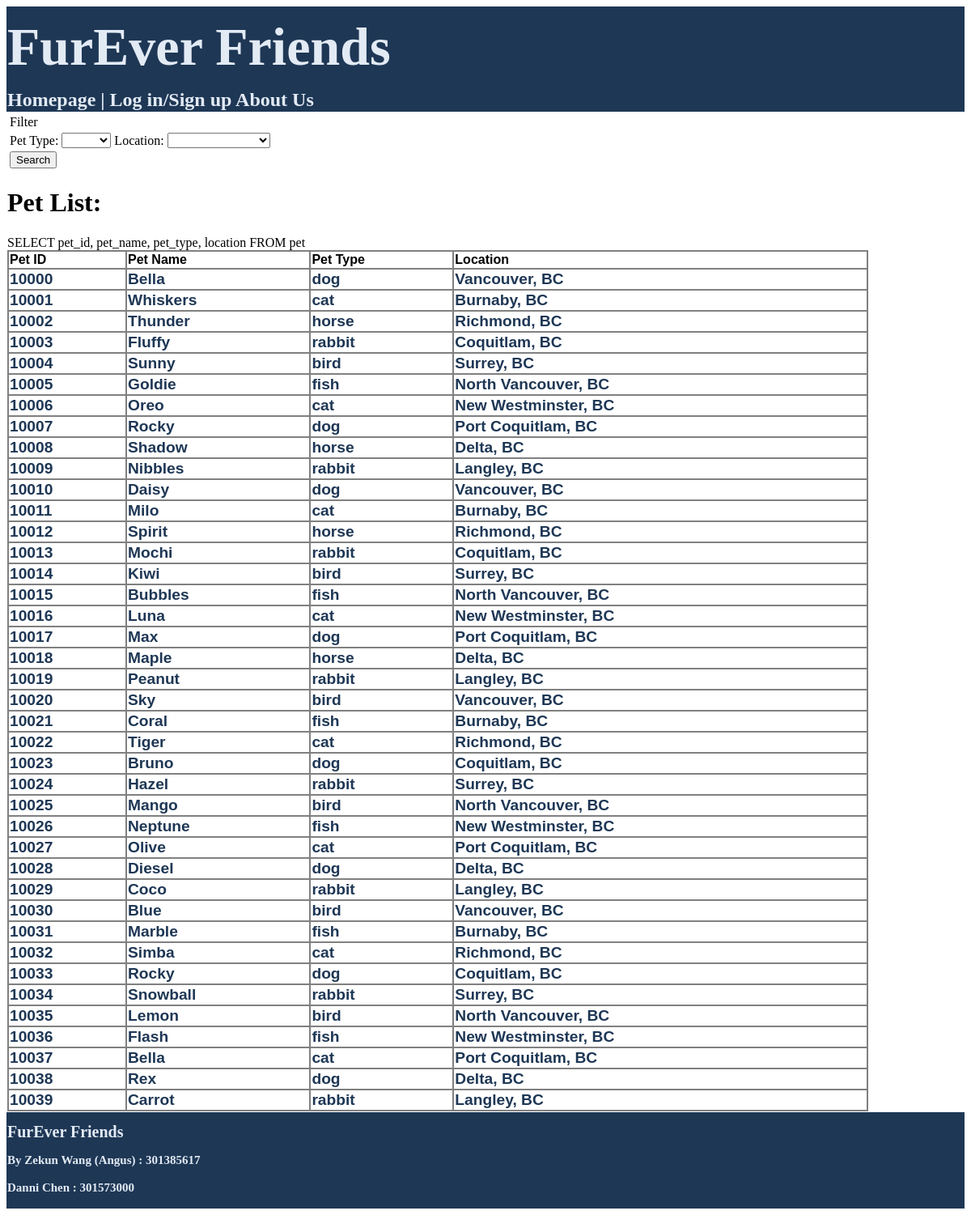
/public/pages/homepage.php, run on the app's committed database.
### tables this page shows
CREATE TABLE `pet` (
  `pet_id` int(5) NOT NULL,
  `pet_name` varchar(20) NOT NULL,
  `location` varchar(50) NOT NULL,
  `pet_type` varchar(20) NOT NULL,
  `post_date` date NOT NULL,
  `description` text NOT NULL
);

### public/pages/homepage.php (the view, shortened to what this page needs)
<?php
require(SHARED_PATH.'/header.php');
require(PRIVATE_PATH.'/functions/functions.php');
echo "<form action= homepage.php>";
echo "<table>";
echo "<tr><td><lable>Filter </lable></td></tr>";
echo "</table>";
echo "</form>";
echo "<h1>Pet List: </h1>";
if(!empty($pet_type) && empty($location)){
    $general_query = "SELECT pet_id, pet_name, pet_type, location FROM pet WHERE pet_type = '".$pet_type."';";
}
else if(empty($pet_type) && !empty($location)){
    $general_query = "SELECT pet_id, pet_name, pet_type, location FROM pet WHERE location = '".$location."';";
}
else if(!empty($pet_type) && !empty($location)){
    $general_query = "SELECT pet_id, pet_name, pet_type, location FROM pet WHERE pet_type = '".$pet_type."' AND location = '".$location."';";
}
else{
    $general_query = "SELECT pet_id, pet_name, pet_type, location FROM pet";
}
echo $general_query;
$select_result = mysqli_query($connection, $general_query);
if(mysqli_num_rows($select_result) != 0){
    echo"<table class='resultTable'><tr>";
        echo "<td class='tableGrid'><p class='tableHeader'>Pet ID</p></td>";
        echo "<td class='tableGrid'><p class='tableHeader'>Pet Name</p></td>";
        echo "<td class='tableGrid'><p class='tableHeader'>Pet Type</p></td>";
        echo "<td class='tableGrid'><p class='tableHeader'>Location</p></td>";
    echo "</tr><tr>";
    while($row = mysqli_fetch_assoc($select_result)){
        $pet_id = $row['pet_id'];
        echo "<td class='tableGrid'><a href='pet_information.php?edit=$pet_id' id='link1'>". $row['pet_id']. "</a></td>";
        echo "<td class='tableGrid'><a href='pet_information.php?edit=$pet_id' id='link1'>". $row['pet_name']. "</a></td>";
        echo "<td class='tableGrid'><a href='pet_information.php?edit=$pet_id' id='link1'>". $row['pet_type']. "</a></td>";
        echo "<td class='tableGrid'><a href='pet_information.php?edit=$pet_id' id='link1'>". $row['location']. "</a></td>";
        echo"</tr>";
    }
    echo"</table>";
}
else{
    echo"<tr>Result is empty!</tr>";
}
require(SHARED_PATH.'/footer.php');
?>

### private/shared/header.php (style rules this page uses)
a { color:#E2EAF4; text-decoration: none; }

### data on the page
pet: pet_id "10000", pet_name "Bella", pet_type "dog", location "Vancouver, BC"
pet: pet_id "10001", pet_name "Whiskers", pet_type "cat", location "Burnaby, BC"
pet: pet_id "10002", pet_name "Thunder", pet_type "horse", location "Richmond, BC"
pet: pet_id "10003", pet_name "Fluffy", pet_type "rabbit", location "Coquitlam, BC"
pet: pet_id "10004", pet_name "Sunny", pet_type "bird", location "Surrey, BC"
pet: pet_id "10005", pet_name "Goldie", pet_type "fish", location "North Vancouver, BC"
pet: pet_id "10006", pet_name "Oreo", pet_type "cat", location "New Westminster, BC"
pet: pet_id "10007", pet_name "Rocky", pet_type "dog", location "Port Coquitlam, BC"
pet: pet_id "10008", pet_name "Shadow", pet_type "horse", location "Delta, BC"
pet: pet_id "10009", pet_name "Nibbles", pet_type "rabbit", location "Langley, BC"
pet: pet_id "10010", pet_name "Daisy", pet_type "dog", location "Vancouver, BC"
pet: pet_id "10011", pet_name "Milo", pet_type "cat", location "Burnaby, BC"
pet: pet_id "10012", pet_name "Spirit", pet_type "horse", location "Richmond, BC"
pet: pet_id "10013", pet_name "Mochi", pet_type "rabbit", location "Coquitlam, BC"
pet: pet_id "10014", pet_name "Kiwi", pet_type "bird", location "Surrey, BC"
pet: pet_id "10015", pet_name "Bubbles", pet_type "fish", location "North Vancouver, BC"
pet: pet_id "10016", pet_name "Luna", pet_type "cat", location "New Westminster, BC"
pet: pet_id "10017", pet_name "Max", pet_type "dog", location "Port Coquitlam, BC"
pet: pet_id "10018", pet_name "Maple", pet_type "horse", location "Delta, BC"
pet: pet_id "10019", pet_name "Peanut", pet_type "rabbit", location "Langley, BC"
pet: pet_id "10020", pet_name "Sky", pet_type "bird", location "Vancouver, BC"
pet: pet_id "10021", pet_name "Coral", pet_type "fish", location "Burnaby, BC"
pet: pet_id "10022", pet_name "Tiger", pet_type "cat", location "Richmond, BC"
pet: pet_id "10023", pet_name "Bruno", pet_type "dog", location "Coquitlam, BC"
pet: pet_id "10024", pet_name "Hazel", pet_type "rabbit", location "Surrey, BC"
pet: pet_id "10025", pet_name "Mango", pet_type "bird", location "North Vancouver, BC"
pet: pet_id "10026", pet_name "Neptune", pet_type "fish", location "New Westminster, BC"
pet: pet_id "10027", pet_name "Olive", pet_type "cat", location "Port Coquitlam, BC"
pet: pet_id "10028", pet_name "Diesel", pet_type "dog", location "Delta, BC"
pet: pet_id "10029", pet_name "Coco", pet_type "rabbit", location "Langley, BC"
pet: pet_id "10030", pet_name "Blue", pet_type "bird", location "Vancouver, BC"
pet: pet_id "10031", pet_name "Marble", pet_type "fish", location "Burnaby, BC"
pet: pet_id "10032", pet_name "Simba", pet_type "cat", location "Richmond, BC"
pet: pet_id "10033", pet_name "Rocky", pet_type "dog", location "Coquitlam, BC"
pet: pet_id "10034", pet_name "Snowball", pet_type "rabbit", location "Surrey, BC"
pet: pet_id "10035", pet_name "Lemon", pet_type "bird", location "North Vancouver, BC"
pet: pet_id "10036", pet_name "Flash", pet_type "fish", location "New Westminster, BC"
pet: pet_id "10037", pet_name "Bella", pet_type "cat", location "Port Coquitlam, BC"
pet: pet_id "10038", pet_name "Rex", pet_type "dog", location "Delta, BC"
pet: pet_id "10039", pet_name "Carrot", pet_type "rabbit", location "Langley, BC"

### other printed values
$label "Pet Type: Location:"
$general_query "SELECT pet_id, pet_name, pet_type, location FROM pet"
